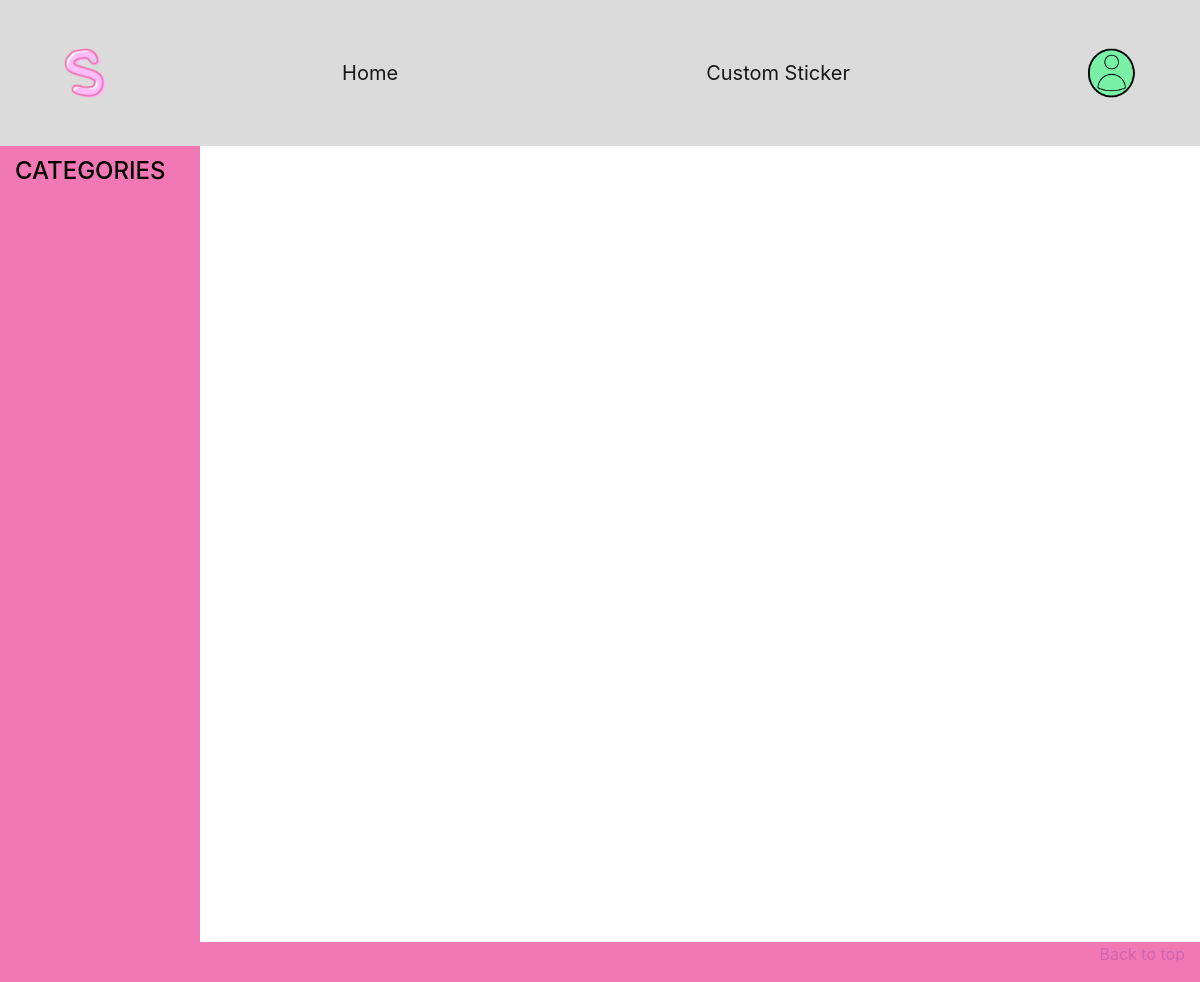
/stickerz/category/Cats/, run on an earlier commit of the app's database.
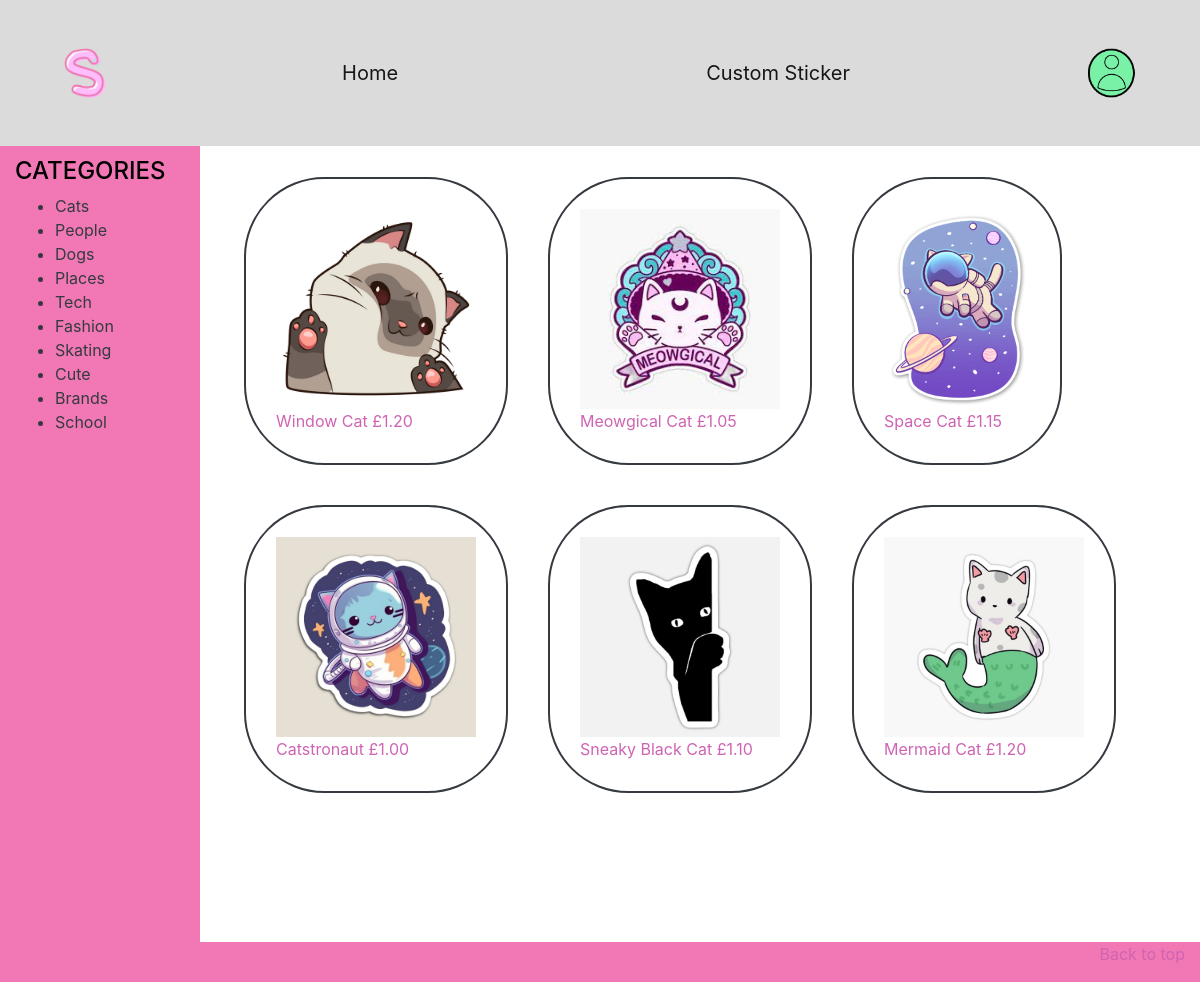
And on a later commit of the database.
### stickerz/models.py (models this page shows, shortened)
class Sticker(models.Model):
    name = models.CharField(max_length=40)
    image = models.ImageField(upload_to='sticker_images', blank=True)
    price = models.DecimalField(max_digits=5, decimal_places=2)
    category = models.CharField(max_length=40)
    sticker_slug = models.SlugField(unique=True)

### stickerz/views.py (the view)
# urls.py: path('', views.index, name='index'),
def index(request, category=None):
    context_dict = {}
    categories = []
    stickers = Sticker.objects.all()
    for sticker in stickers:
        if sticker.category not in categories and sticker.category!="Custom":
            categories.append(sticker.category)
    context_dict['categories'] = categories
    if category == None or category == "Custom":
        context_dict['stickers'] = Sticker.objects.exclude(category="Custom")# so users custom stickers arent availiable generally
    else:
        context_dict['stickers'] = Sticker.objects.filter(category=category)
    response = render(request, 'stickerz/index.html', context=context_dict)
    return response

### templates/stickerz/index.html (shortened to what this page needs)
{% extends 'stickerz/base.html' %}
{% load staticfiles %}
    {% block sidebar_block %}
    <h4>CATEGORIES</h4>
    <ul class="text-dark">
        {% for category in categories %}
        <li><a class="text-dark" href="{% url 'stickerz:category' category %}">{{category}}</a></li>
        {% endfor %}
        </ul>
    {% endblock %}
{% block body_block %}
<div class="main-container">
    {% for sticker in stickers %}
    <div class="sticker-box">
        <a  href="{% url 'stickerz:sticker' sticker.sticker_slug %}" class="sticker">
            <img class="sticker-img" src="{{ MEDIA_URL }}{{ sticker.image }}" height="200" alt="{{ stickers.name}}" /><br>
            {{sticker.name}} £{{sticker.price}}
        </a>
    </div>
    {% endfor %}
    </div>
</div>
{% endblock %}

### templates/stickerz/base.html (shortened to what this page needs)
<!DOCTYPE html>
{% load staticfiles %}
<html lang="en">
    <head>
    <link href="https://getbootstrap.com/docs/4.2/dist/css/bootstrap.min.css" rel="stylesheet">
    <link href="{% static '/style/theme.css' %}" rel="stylesheet">
    </head>
    <body>
        <header>
            <nav class="navbar navbar-expand-md navbar-light fixed-top bg-grey">
                <img src="{% static '/images/logoS.png' %}" height="50px" />
                <a class="navbar-brand p-2" href="{% url 'stickerz:index' %}">Home</a>
                <a class="navbar-brand p-2" href="{% url 'stickerz:custom_sticker' %}">Custom Sticker</a>
                {% if user.is_authenticated %}
                <a class="fixed-right" href="{% url 'stickerz:dashboard' %}">
                    <img src="{% static '/images/account_logo.png' %}" height="50"/>
                </a>
                {% else %}
                <a class="fixed-right" href="{% url 'stickerz:login' %}">
                    <img src="{% static '/images/account_logo.png' %}" height="50"/>
                </a>
                {% endif %}
            </nav>
        </header>
        <div class="container-fluid bg-primary">
            <div class="row">
                <nav class="col-md-2 d-none d-md-block sidebar">
                    <div class="sidebar-sticky">
                    {% block sidebar_block %}
                    {% endblock %}
                    </div>
                </nav>
                <main role="main" class="col-md-9 ml-sm-auto col-lg-10 px-4 bg-white text-dark">
                    {% block body_block %}
                    {% endblock %}
                    <footer>
                        <p class="float-right"><a href="#">Back to top</a></p>
                    </footer>
            </div>
    </body>
</html>

### static/style/theme.css (style rules this page uses)
:root { --blue: #007bff; --indigo: #6610f2; --purple: #6f42c1; --pink: #e83e8c; --red: #FF7851; --orange: #fd7e14; --yellow: #FFCE67; --green: #56CC9D; --teal: #20c997; --cyan: #6CC3D5; --white: #fff; --gray: #888; --gray-dark: #343a40; --primary: #ce64b2; --secondary: #7aeb98; --success: #56CC9D; --info: #6CC3D5; --warning: #FFCE67; --danger: #FF7851; --light: #f8f9fa; --dark: #343a40; --breakpoint-xs: 0; --breakpoint-sm: 576px; --breakpoint-md: 768px; --breakpoint-lg: 992px; --breakpoint-xl: 1200px; --font-family-sans-serif: -apple-system, BlinkMacSystemFont, "Segoe UI", Roboto, "Helvetica Neue", Arial, "Noto Sans", sans-serif, "Apple Color Emoji", "Segoe UI Emoji", "Segoe UI Symbol", "Noto Color Emoji"; --font-family-monospace: SFMono-Regular, Menlo, Monaco, Consolas, "Liberation Mono", "Courier New", monospace; }
*, *::before, *::after { box-sizing: border-box; }
html { font-family: sans-serif; line-height: 1.15; -webkit-text-size-adjust: 100%; -webkit-tap-highlight-color: rgba(0, 0, 0, 0); }
article, aside, figcaption, figure, footer, header, hgroup, main, nav, section { display: block }
.sticker-box { border-style: solid; border-radius: 5rem; border-width: 2px; padding: 30px; margin: 20px; width:max-content }
.main-container { display: flex; flex-wrap: wrap; }
.sidebar { color: #ffffff; }
body { font-family: -apple-system, BlinkMacSystemFont, "Segoe UI", Roboto, "Helvetica Neue", Arial, "Noto Sans", sans-serif, "Apple Color Emoji", "Segoe UI Emoji", "Segoe UI Symbol", "Noto Color Emoji"; font-size: 1rem; font-weight: 400; line-height: 1.5; color: #efeced; text-align: left; background-color: #ce64b2; display: flex; flex-direction: column; margin-top: 142px; }
h1, h2, h3, h4, h5, h6 { margin-top: 0; margin-bottom: 0.5rem; }
p, ol, ul, dl { margin-top: 0; margin-bottom: 1rem; }
a { color: #ce64b2; text-decoration: none; background-color: transparent; }
img { vertical-align: middle; border-style: none; }
h1, h2, h3, h4, h5, h6, .h1, .h2, .h3, .h4, .h5, .h6 { margin-bottom: 0.5rem; font-weight: 500; line-height: 1.2; color: #000; }
h4, .h4 { font-size: 1.5rem; }
.container-fluid, .container-sm, .container-md, .container-lg, .container-xl { width: 100%; padding-right: 15px; padding-left: 15px; margin-right: auto; margin-left: auto; }
.row { display: flex; flex-wrap: wrap; margin-right: -15px; margin-left: -15px; }
.col-1, .col-2, .col-3, .col-4, .col-5, .col-6, .col-7, .col-8, .col-9, .col-10, .col-11, .col-12, .col, .col-auto, .col-sm-1, .col-sm-2, .col-sm-3, .col-sm-4, .col-sm-5, .col-sm-6, .col-sm-7, .col-sm-8, .col-sm-9, .col-sm-10, .col-sm-11, .col-sm-12, .col-sm, .col-sm-auto, .col-md-1, .col-md-2, .col-md-3, .col-md-4, .col-md-5, .col-md-6, .col-md-7, .col-md-8, .col-md-9, .col-md-10, .col-md-11, .col-md-12, .col-md, .col-md-auto, .col-lg-1, .col-lg-2, .col-lg-3, .col-lg-4, .col-lg-5, .col-lg-6, .col-lg-7, .col-lg-8, .col-lg-9, .col-lg-10, .col-lg-11, .col-lg-12, .col-lg, .col-lg-auto, .col-xl-1, .col-xl-2, .col-xl-3, .col-xl-4, .col-xl-5, .col-xl-6, .col-xl-7, .col-xl-8, .col-xl-9, .col-xl-10, .col-xl-11, .col-xl-12, .col-xl, .col-xl-auto { position: relative; width: 100%; height: 100vh; padding-right: 15px; padding-left: 15px; padding-top: 15px; }
.navbar { position: relative; display: flex; flex-wrap: wrap; align-items: center; justify-content: space-between; padding: 3rem 4rem; }
.navbar-brand { display: inline-block; padding-top: 0.3125rem; padding-bottom: 0.3125rem; margin-right: 4rem; margin-left: 4rem; font-size: 1.25rem; line-height: inherit; white-space: nowrap; }
.navbar-light .navbar-brand { color: rgba(0, 0, 0, 0.9); }
.bg-primary { background-color: #f178b4 !important; }
.bg-grey { background-color: #dbdbdb !important; }
.bg-white { background-color: #fff !important; }
.float-right { float: right !important; }
.fixed-top { position: fixed; top: 0; right: 0; left: 0; z-index: 1030; }
.p-2 { padding: 0.5rem !important; }
.pr-4, .px-4 { padding-right: 1.5rem !important; }
.pl-4, .px-4 { padding-left: 1.5rem !important; }
.text-dark { color: #343a40 !important; }

What changed in the data, as far as the page shows it:
added Sticker: categories "Cats", image (picture), name "Window Cat", price "1.20"
added Sticker: categories "People"
added Sticker: categories "Dogs"
added Sticker: categories "Places"
added Sticker: categories "Tech"
added Sticker: categories "Fashion"
added Sticker: categories "Skating"
added Sticker: categories "Cute"
added Sticker: categories "Brands"
added Sticker: categories "School"
added Sticker: image (picture), name "Meowgical Cat", price "1.05"
added Sticker: image (picture), name "Space Cat", price "1.15"
added Sticker: image (picture), name "Catstronaut", price "1.00"
added Sticker: image (picture), name "Sneaky Black Cat", price "1.10"
added Sticker: image (picture), name "Mermaid Cat", price "1.20"
